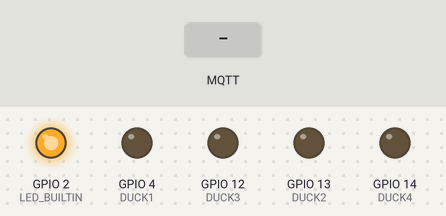
Bench run of a program on a simulated ESP8266 (Wemos D1 mini). Parts: output pins drawn as LEDs (lit = HIGH, except the on-board LED, lit = LOW). The inputs (shaded band) are chosen by the test bench. WiFi joins after 1.5 s; servers stay silent unless stated; no MQTT or app messages arrive unless stated; not simulated (calls return 0 or success): ../../../../wifiConfig.h.

Above: at 2.7 s.
2.8 s: MQTT message "1" arrives on the first subscribed topic
At 4.1 s:
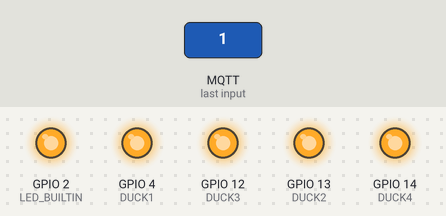
5.0 s: MQTT message "0" arrives on the first subscribed topic
At 6.8 s:
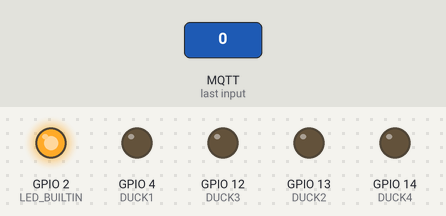
Timing chart, 0 to 8.3 s (numbered marks = the images above; inputs shaded):
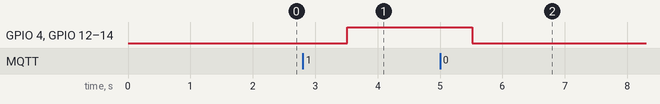

Measured:
- after the input at 2.8 s, GPIO 4 (DUCK1), GPIO 12 (DUCK3), GPIO 13 (DUCK2), GPIO 14 (DUCK4): LOW → HIGH after 0.71 s
- after the input at 5.0 s, GPIO 4 (DUCK1), GPIO 12 (DUCK3), GPIO 13 (DUCK2), GPIO 14 (DUCK4): HIGH → LOW after 0.51 s

The program:

main.cpp
```cpp
#include <Ticker.h>
#include "ESP8266WiFi.h"
#include "PubSubClient.h"
#include <ArduinoOTA.h>
#include "../../../../wifiConfig.h"

#define DUCK1 4 // D2
#define DUCK2 13 // D7
#define DUCK3 12 // D6
#define DUCK4 14 // D5


#define OPEN_TOPIC  "switch/opinator/levier"
#define REFRESH_RATE 1

const char* hostname = "duckass";
const char* ssid = SSID;
const char* password = PASSWORD;
const char* mqtt_server = "hal.lan";


int relay_state = LOW;

WiFiClient espClient;
PubSubClient mqttClient(espClient);

Ticker refresh;

void setup_wifi() {
    delay(10);

    String superHostname = String("hal-") + hostname;
    WiFi.mode(WIFI_STA);
    WiFi.hostname(superHostname);
    WiFi.setAutoConnect(true);
    WiFi.setAutoReconnect(true);
    WiFi.begin(ssid, password);

    while (WiFi.status() != WL_CONNECTED) {
        delay(500);
    }
}

void mqtt_callback(char* topic, byte* payload, unsigned int length) {
    if(length > 0){
        if(payload[0] == '0'){
            relay_state = LOW;
        }
        else if(payload[0] == '1'){
            relay_state = HIGH;
        }
    }
}

void refresh_callback() {
    digitalWrite(DUCK1, relay_state);
    digitalWrite(DUCK2, relay_state);
    digitalWrite(DUCK3, relay_state);
    digitalWrite(DUCK4, relay_state);
}

void setup() {
    pinMode(DUCK1, OUTPUT);
    pinMode(DUCK2, OUTPUT);
    pinMode(DUCK3, OUTPUT);
    pinMode(DUCK4, OUTPUT);
    digitalWrite(DUCK1, relay_state);
    digitalWrite(DUCK2, relay_state);
    digitalWrite(DUCK3, relay_state);
    digitalWrite(DUCK4, relay_state);

    pinMode(LED_BUILTIN, OUTPUT);
    digitalWrite(LED_BUILTIN, LOW);

    setup_wifi();
    ArduinoOTA.begin();

    mqttClient.setServer(mqtt_server, 1883);
    mqttClient.setCallback(mqtt_callback);
    Serial.begin(9600);
    refresh.attach(REFRESH_RATE, refresh_callback);
}

void reconnect() {
    String message = String(hostname) + " " + WiFi.localIP().toString() + " " + WiFi.macAddress();
    while (!mqttClient.connected()) {
        if (mqttClient.connect(hostname)) {
            mqttClient.publish("connect", message.c_str());
            boolean res =mqttClient.subscribe(OPEN_TOPIC, 1);
        } else {
            delay(5000);
        }
    }
}

void loop() {
    if (!mqttClient.connected()) {
        reconnect();
    }
    mqttClient.loop();
    ArduinoOTA.handle();
}
```
